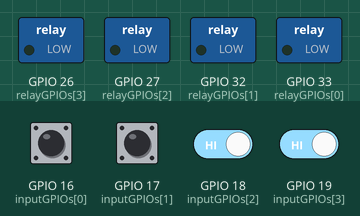
A sketch run on a simulated ESP32. On the bench: switched loads named in the sketch (green lamp = pin HIGH). Inputs (shaded band) come from the test bench; at power-on: GPIO 16 (inputGPIOs[0]), GPIO 17 (inputGPIOs[1]), GPIO 18 (inputGPIOs[2]), GPIO 19 (inputGPIOs[3]) HIGH. What the sketch prints to the serial monitor is not drawn.

Above: at 1.2 s.
1.3 s: GPIO 16 (inputGPIOs[0]) driven LOW
At 2.5 s:
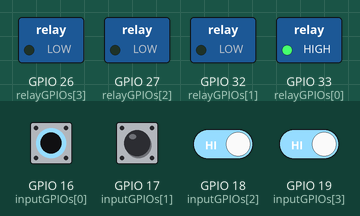
2.8 s: GPIO 17 (inputGPIOs[1]) driven LOW
At 3.9 s:
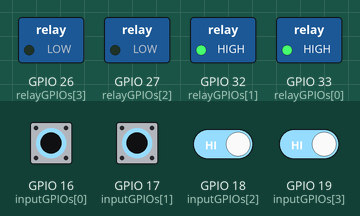
4.3 s: GPIO 18 (inputGPIOs[2]) driven LOW
At 5.3 s:
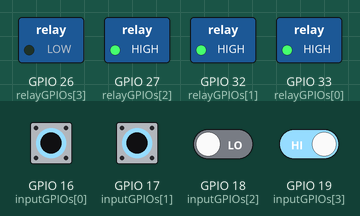
5.8 s: GPIO 19 (inputGPIOs[3]) driven LOW
At 6.7 s:
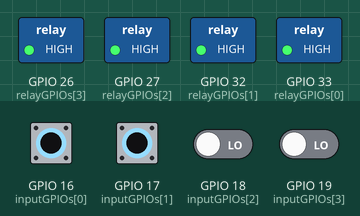
7.3 s: GPIO 16 (inputGPIOs[0]) pulsed HIGH 5 times (0.12 s each, 0.3 s apart)
At 9.3 s:
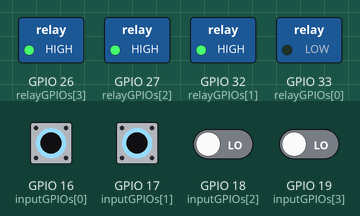
10.3 s: GPIO 17 (inputGPIOs[1]) pulsed HIGH 2 times (0.12 s each, 0.3 s apart)
At 10.6 s:
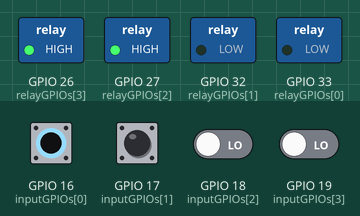
Timing chart, 0 to 13.3 s (numbered marks = the images above; inputs shaded):
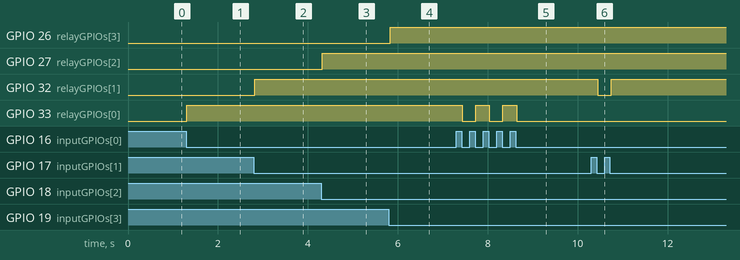

Measured:
- after the input at 1.3 s, GPIO 33 (relayGPIOs[0]): LOW → HIGH at once
- after the input at 2.8 s, GPIO 32 (relayGPIOs[1]): LOW → HIGH at once
- after the input at 4.3 s, GPIO 27 (relayGPIOs[2]): LOW → HIGH at once
- after the input at 5.8 s, GPIO 26 (relayGPIOs[3]): LOW → HIGH at once
- after the input at 7.3 s, GPIO 33 (relayGPIOs[0]): alternates HIGH for 0.30 s and LOW for 0.30 s, 5 changes in all, then stays LOW, starting after 0.14 s
- after the input at 10.3 s, GPIO 32 (relayGPIOs[1]): HIGH → LOW after 0.15 s, → HIGH 0.30 s later

The sketch:

4Channel_IO_test.ino
```cpp
// 4채널 ESP32 Relay 보드 v1.5
// 입력핀 출력확인 소스 입니다. 2023-02-14
//

#define NUM_PORTS  4

// Assign each GPIO to a relay
int relayGPIOs[NUM_PORTS] = {33, 32, 27, 26}; //Output pin
int inputGPIOs[NUM_PORTS] = {16, 17, 18, 19}; //Input pin
int newKey[NUM_PORTS] = {};
int oldKey[NUM_PORTS] = {};
bool swFlag[NUM_PORTS] = {0,0,0,0};

void initIO(void){
  for(int i=1; i<=NUM_PORTS; i++){
    pinMode(inputGPIOs[i-1], INPUT);
    pinMode(relayGPIOs[i-1], OUTPUT);
    digitalWrite(relayGPIOs[i-1],LOW);
    newKey[i-1] =!digitalRead(inputGPIOs[i-1]);
  }
}

bool swCheck(void){
  for(int i=1; i<=NUM_PORTS; i++){
    oldKey[i-1] = newKey[i-1];
    newKey[i-1] =!digitalRead(inputGPIOs[i-1]);
    if((newKey[i-1] != oldKey[i-1]) && newKey[i-1]){ // if KEY pressed
      Serial.print("입력신호-");    //
      Serial.println(i+0x30);
      swFlag[i-1] = !swFlag[i-1];  //Toggle state
      //digitalWrite(relayGPIOs[i-1],swFlag[i-1]); //
    }
    delayMicroseconds(100);
  }
  return swFlag;
}

void relayOUT(bool flag){
  for(int i=1; i<=NUM_PORTS; i++){
    if(swFlag[i-1]==HIGH){ // if KEY pressed
      digitalWrite(relayGPIOs[i-1],HIGH); //
    } else {
      digitalWrite(relayGPIOs[i-1],LOW); //
    }
  }
}

void setup() {
  Serial.begin(115200);
  initIO();
}

void loop() {
  relayOUT(swCheck());
  delay(100);
}
```
